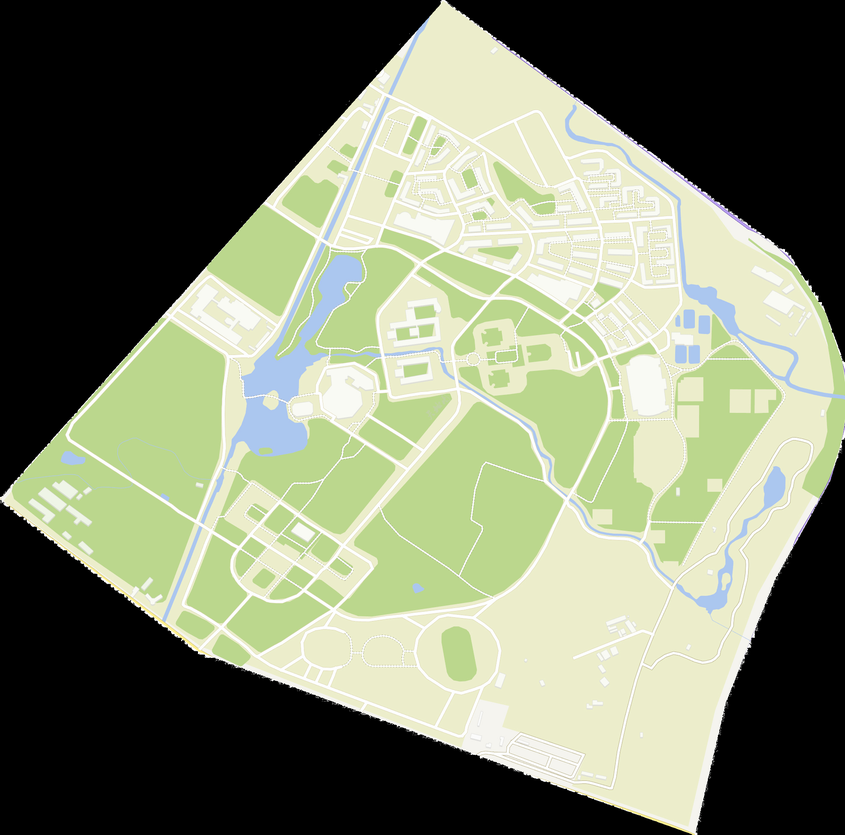
#> input picture Stage 1/rawmapn.png, 845 x 835 px, shrunk from 2015 x 1990 before the run
$ python skeletonget.py   (older library calls are emulated)
#> lines starting #> are read from the running program, lines starting #| are printed output that depends on the picture
import cv2
from skimage import morphology
import numpy as np

img = cv2.imread('rawmapn.png', 0)   # 读取图片
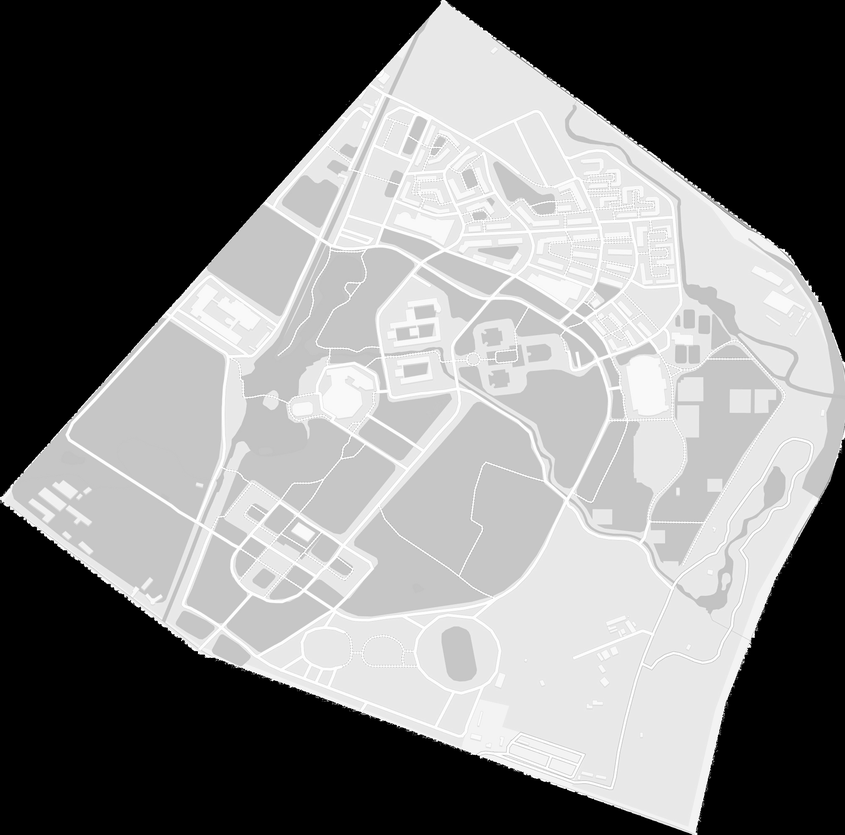
#> img: shape (835, 845); min 0, max 255, mean 126.3
_,binary = cv2.threshold(img, 250, 255, cv2.THRESH_BINARY)  # 二值化处理
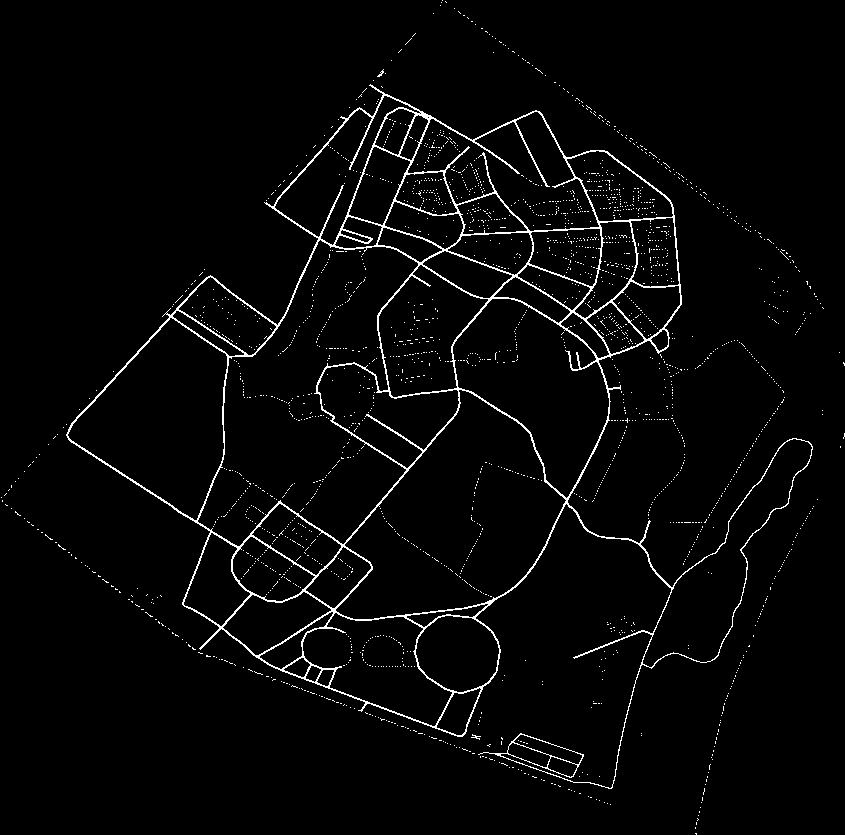
#> binary: shape (835, 845); 2.9% white in thin lines or dots
cv2.imwrite("binary.png", binary)   # 保存二值化图片
binary[binary==255] = 1
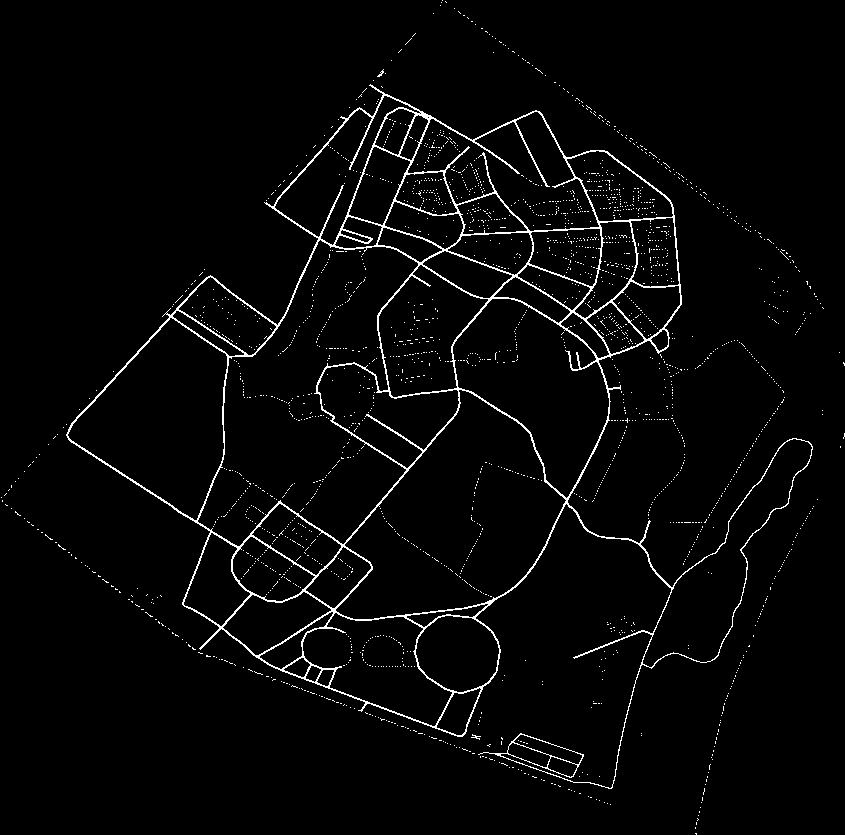
#> binary: shape (835, 845); values 0 (black) and 1 (white), 2.9% white in thin lines or dots
skeleton0 = morphology.skeletonize(binary)   # 骨架提取
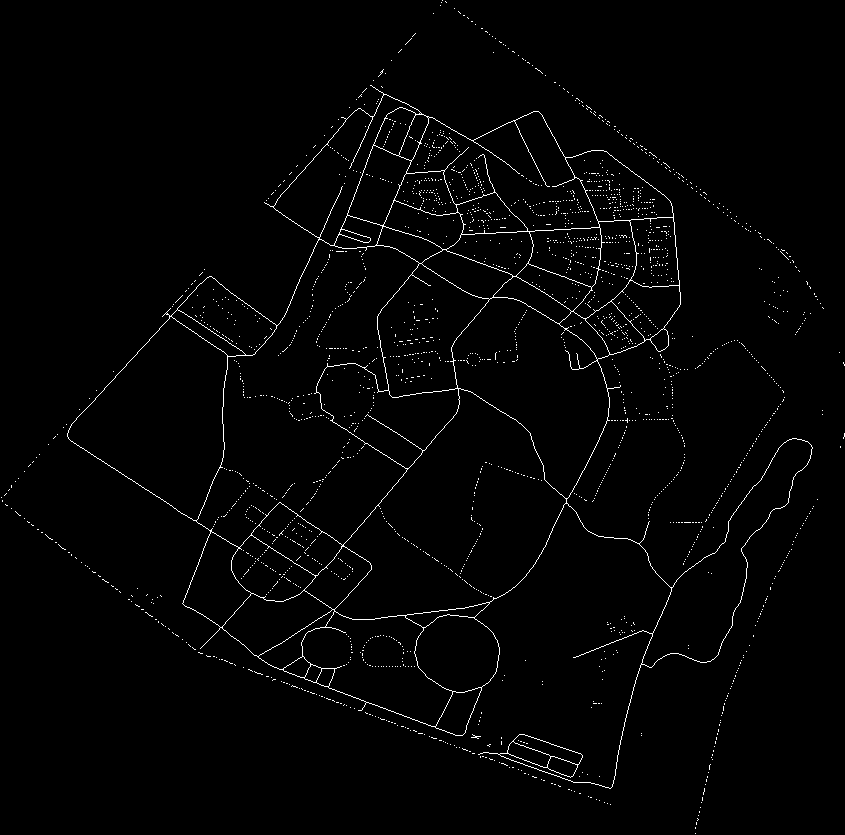
#> skeleton0: shape (835, 845) bool; 1.6% white in thin lines or dots
num = 0
x,y=skeleton0.shape
#> x = 835; y = 845
skeleton=np.zeros([x,y,3],np.int)

for i in range(len(skeleton0)):
    for j in range(len(skeleton0[i])):
        ele=skeleton0[i][j]
        for k in range(3):
            skeleton[i][j][k]=ele*255
#> skeleton: shape (835, 845, 3) int64; 1.6% white in thin lines or dots
print(skeleton)
#> (printed output is left out)
#skeleton = skeleton0.astype(np.uint8)*255
cv2.imwrite("skeleton.png", skeleton)        # 保存骨架提取后的图片
